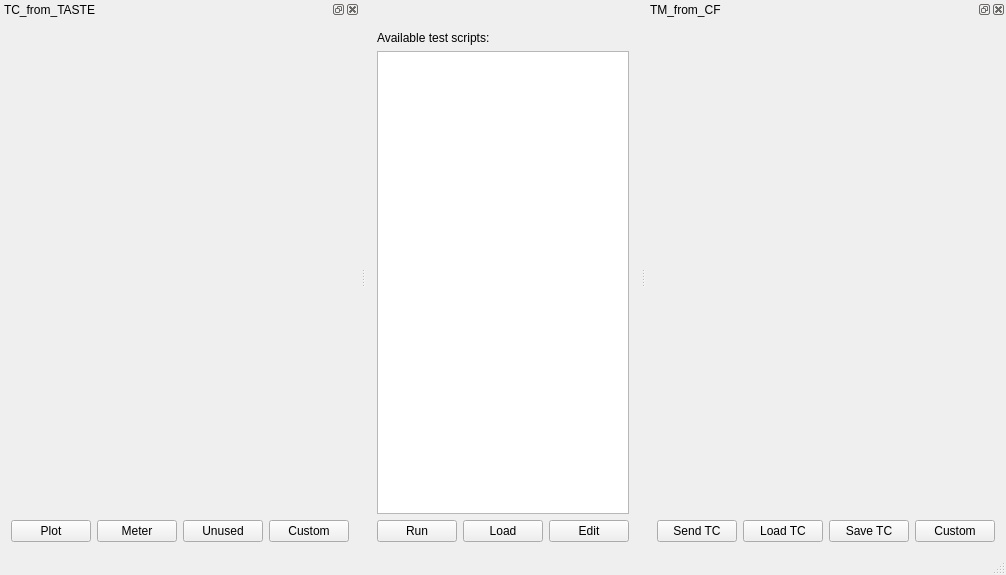
<?xml version="1.0" encoding="UTF-8"?>
<ui version="4.0">
 <class>MainWindow</class>
 <widget class="TasteMainWindow" name="MainWindow">
  <property name="geometry">
   <rect>
    <x>0</x>
    <y>0</y>
    <width>710</width>
    <height>575</height>
   </rect>
  </property>
  <property name="windowTitle">
   <string>function2</string>
  </property>
  <property name="tabShape">
   <enum>QTabWidget::Rounded</enum>
  </property>
  <property name="dockOptions">
   <set>QMainWindow::AllowNestedDocks|QMainWindow::AllowTabbedDocks|QMainWindow::AnimatedDocks</set>
  </property>
  <widget class="QWidget" name="centralWidget">
  <layout class="QVBoxLayout" name="verticalLayout">
     <item>
      <widget class="QLabel" name="tasteLogo" native="true">
       <property name="pixmap">
        <pixmap>tasteLogo_white.png</pixmap>
       </property>
      </widget>
     </item>
     <item>
      <widget class="QLabel" name="instructions" native="true">
       <property name="text">
        <string>Available test scripts:</string>
       </property>
      </widget>
     </item>
     <item>
      <widget class="QListWidget" name="msc" native="true"/>
     </item>
     <item>
      <layout class="QHBoxLayout" name="horizontalLayout">
       <item>
        <widget class="QPushButton" name="runMSC">
         <property name="text">
          <string>Run</string>
         </property>
        </widget>
       </item>
       <item>
        <widget class="QPushButton" name="loadMSC">
         <property name="text">
          <string>Load</string>
         </property>
        </widget>
       </item>
       <item>
        <widget class="QPushButton" name="editMSC">
         <property name="text">
          <string>Edit</string>
         </property>
        </widget>
       </item>
      </layout>
     </item>
    </layout>
   </widget>
   <widget class="QStatusBar" name="statusBar"/>
  <widget class="QDockWidget" name="tm_0">
   <property name="allowedAreas">
    <set>Qt::RightDockWidgetArea</set>
   </property>
   <property name="windowTitle">
    <string>TC_from_TASTE</string>
   </property>
   <attribute name="dockWidgetArea">
    <number>1</number>
   </attribute>
   <widget class="QWidget" name="dockWidgetContents">
    <layout class="QVBoxLayout" name="verticalLayout">
     <item>
      <widget class="asn1Viewer" name="TC_from_TASTE" native="true"/>
     </item>
     <item>
      <layout class="QHBoxLayout" name="horizontalLayout">
       <item>
        <widget class="QPushButton" name="plotButton">
         <property name="text">
          <string>Plot</string>
         </property>
        </widget>
       </item>
       <item>
        <widget class="QPushButton" name="meterButton">
         <property name="text">
          <string>Meter</string>
         </property>
        </widget>
       </item>
       <item>
        <widget class="QPushButton" name="unusedButton">
         <property name="text">
          <string>Unused</string>
         </property>
        </widget>
       </item>
       <item>
        <widget class="QPushButton" name="customCombo">
         <property name="text">
          <string>Custom</string>
         </property>
        </widget>
       </item>
      </layout>
     </item>
    </layout>
   </widget>
  </widget>
  <widget class="QDockWidget" name="tc_1">
   <property name="allowedAreas">
    <set>Qt::RightDockWidgetArea</set>
   </property>
   <property name="windowTitle">
    <string>TM_from_CF</string>
   </property>
   <attribute name="dockWidgetArea">
    <number>2</number>
   </attribute>
   <widget class="QWidget" name="dockWidgetContents">
    <layout class="QVBoxLayout" name="verticalLayout">
     <item>
      <widget class="asn1Editor" name="TM_from_CF" native="true"/>
     </item>
     <item>
      <layout class="QHBoxLayout" name="horizontalLayout">
       <item>
        <widget class="QPushButton" name="sendButton">
         <property name="text">
          <string>Send TC</string>
         </property>
        </widget>
       </item>
       <item>
        <widget class="QPushButton" name="loadButton">
         <property name="text">
          <string>Load TC</string>
         </property>
        </widget>
       </item>
       <item>
        <widget class="QPushButton" name="saveButton">
         <property name="text">
          <string>Save TC</string>
         </property>
        </widget>
       </item>
       <item>
        <widget class="QPushButton" name="customCombo">
         <property name="text">
          <string>Custom</string>
         </property>
        </widget>
       </item>
      </layout>
     </item>
    </layout>
   </widget>
  </widget>
 </widget>
 <layoutdefault spacing="6" margin="11"/>
 <customwidgets>
     <customwidget>
          <class>asn1Editor</class>
          <extends>QWidget</extends>
          <header>asn1_value_editor</header>
     </customwidget>
     <customwidget>
          <class>asn1Viewer</class>
          <extends>QWidget</extends>
          <header>asn1_value_editor</header>
     </customwidget>
     <customwidget>
          <class>TasteMainWindow</class>
          <extends>QMainWindow</extends>
          <header>TasteMainWindow</header>
     </customwidget>
 </customwidgets>
 <resources/>
 <connections/>
</ui>
